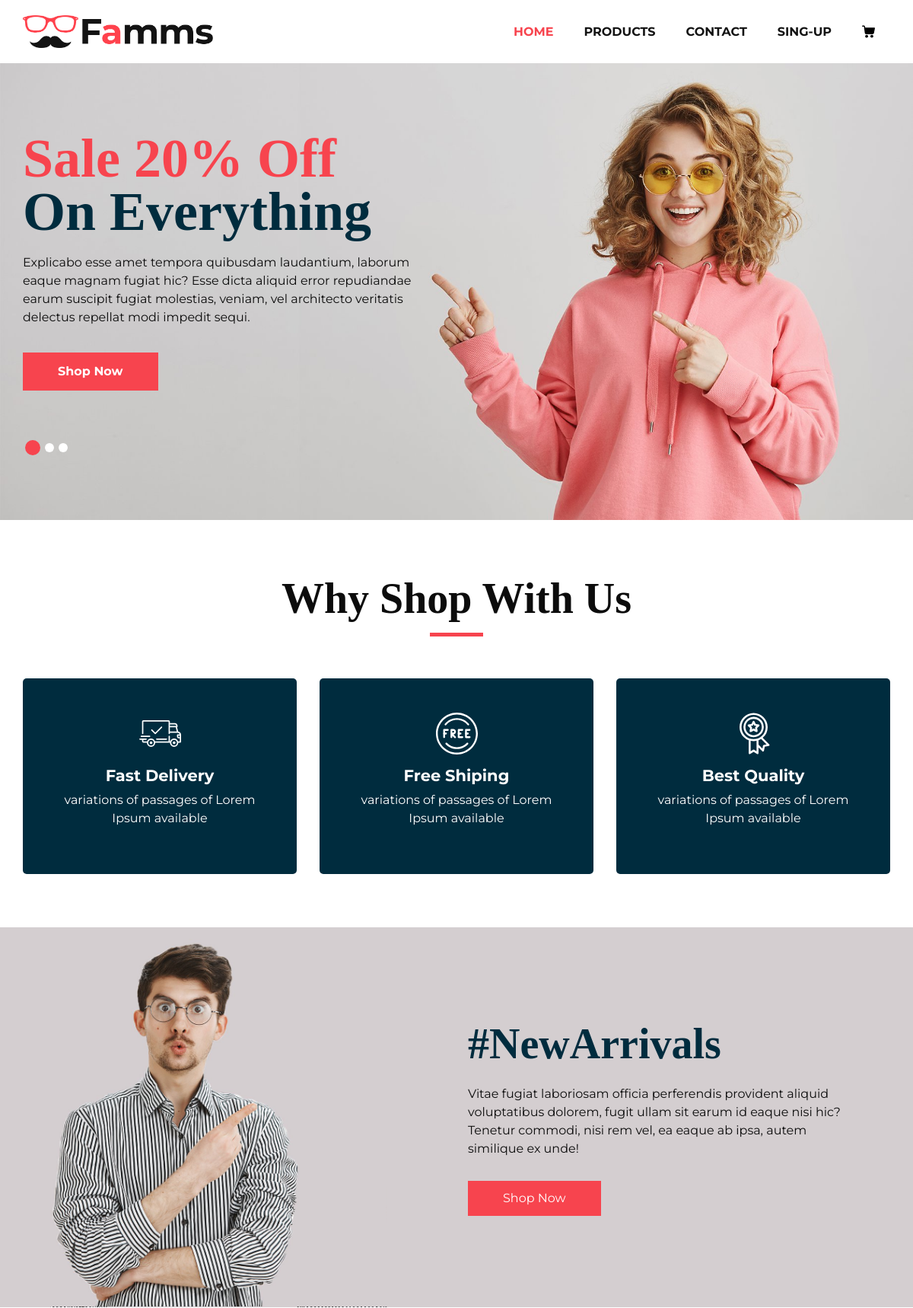
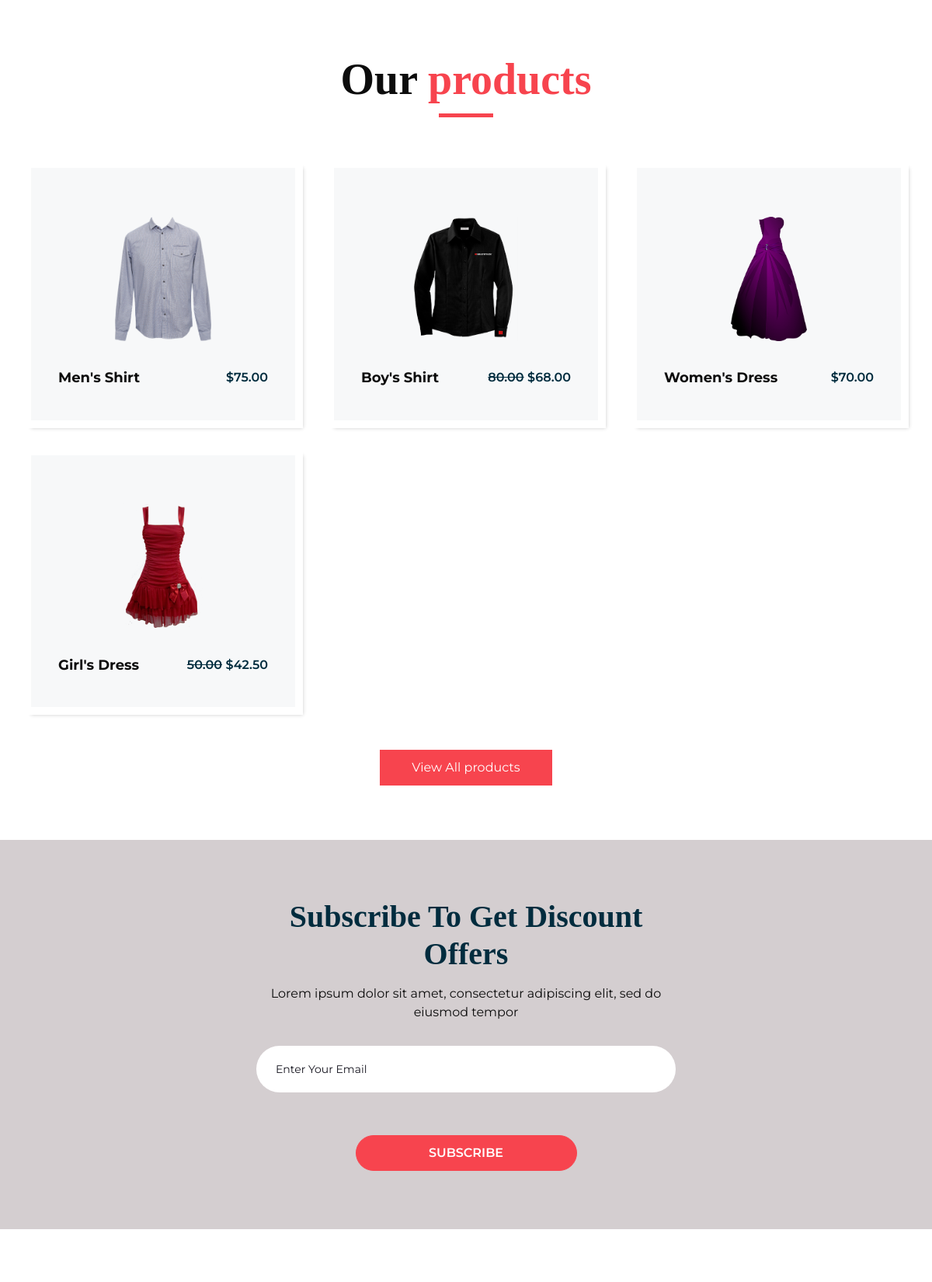
The page / (upper part) on the database its author committed (2 pictures, top to bottom).
### products/models.py (models this page shows, shortened)
class Product(models.Model):
    name = models.CharField(max_length=100)
    description = models.TextField(null=True, blank=True)
    image = models.ImageField(upload_to="product_images")
    price = models.DecimalField(max_digits=6, decimal_places=2)
    quantity = models.PositiveIntegerField(default=0)
    category = models.ForeignKey(to=ProductCategory, on_delete=models.PROTECT)
    def discount(self):
        try:
            return Discount.objects.get(product=self)
        except Exception:
            return None
    def actual_price(self):
        if self.discount():
            return self.price - ((self.discount().value * self.price) / 100)
        else:
            return self.price

class Discount(models.Model):
    product = models.ForeignKey(to=Product, on_delete=models.CASCADE)
    description = models.TextField(null=True, blank=True)
    value = models.IntegerField()
    active = models.BooleanField(default=True)

### index/views.py (the view)
# urls.py: path('', include('index.urls', namespace='index')),
def index(request):
    context = {
        'title': "Famms",
        'products': Product.objects.all()[:8],
        'discounts': Discount.objects.all()[:2]
    }
    return render(request, 'index.html', context)

### index/templates/index.html (shortened to what this page needs)
{% extends "base.html" %}
{% load static %}
{% block content %}
    <section class="slider_section ">
        <div class="slider_bg_box">
            <img src="{% static 'images/slider-bg.jpg' %}" alt="">
        </div>
        <div id="customCarousel1" class="carousel slide" data-ride="carousel">
            <div class="carousel-inner" style="height: 350px">
                <div class="carousel-item active">
                    <div class="container ">
                        <div class="row">
                            <div class="col-md-7 col-lg-6 ">
                                <div class="detail-box">
                                    <h1>
                                    <span>
                                    Sale 20% Off
                                    </span>
                                        <br>
                                        On Everything
                                    </h1>
                                    <p>
                                        Explicabo esse amet tempora quibusdam laudantium, laborum eaque magnam fugiat
                                        hic? Esse dicta aliquid error repudiandae earum suscipit fugiat molestias,
                                        veniam, vel architecto veritatis delectus repellat modi impedit sequi.
                                    </p>
                                    <div class="btn-box">
                                        <a href="" class="btn1">
                                            Shop Now
                                        </a>
                                    </div>
                                </div>
                            </div>
                        </div>
                    </div>
                </div>
            </div>
            <div class="container">
                <ol class="carousel-indicators">
                    <li data-target="#customCarousel1" data-slide-to="0" class="active"></li>
                    <li data-target="#customCarousel1" data-slide-to="1"></li>
                    <li data-target="#customCarousel1" data-slide-to="2"></li>
                </ol>
            </div>
        </div>
    </section>
    <section class="why_section layout_padding">
        <div class="container">
            <div class="heading_container heading_center">
                <h2>
                    Why Shop With Us
                </h2>
            </div>
            <div class="row">
                <div class="col-md-4">
                    <div class="box ">
                        <div class="img-box">
                        </div>
                        <div class="detail-box">
                            <h5>
                                Fast Delivery
                            </h5>
                            <p>
                                variations of passages of Lorem Ipsum available
                            </p>
                        </div>
                    </div>
                </div>
                <div class="col-md-4">
                    <div class="box ">
                        <div class="img-box">
                        </div>
                        <div class="detail-box">
                            <h5>
                                Free Shiping
                            </h5>
                            <p>
                                variations of passages of Lorem Ipsum available
                            </p>
                        </div>
                    </div>
                </div>
                <div class="col-md-4">
                    <div class="box ">
                        <div class="img-box">
                        </div>
                        <div class="detail-box">
                            <h5>
                                Best Quality
                            </h5>
                            <p>
                                variations of passages of Lorem Ipsum available
                            </p>
                        </div>
                    </div>
                </div>
            </div>
        </div>
    </section>
    <section class="arrival_section">
        <div class="container">
            <div class="box">
                <div class="arrival_bg_box">
                    <img src="{% static 'images/arrival-bg.png' %}" alt="">
                </div>
                <div class="row">
                    <div class="col-md-6 ml-auto">
                        <div class="heading_container remove_line_bt">
                            <h2>
                                #NewArrivals
                            </h2>
                        </div>
                        <p style="margin-top: 20px;margin-bottom: 30px;">
                            Vitae fugiat laboriosam officia perferendis provident aliquid voluptatibus dolorem, fugit
                            ullam sit earum id eaque nisi hic? Tenetur commodi, nisi rem vel, ea eaque ab ipsa, autem
                            similique ex unde!
                        </p>
                        <a href="">
                            Shop Now
                        </a>
                    </div>
                </div>
            </div>
        </div>
    </section>
    <section class="product_section layout_padding">
        <div class="container">
            <div class="heading_container heading_center">
                <h2>
                    Our <span>products</span>
                </h2>
            </div>
            <div class="row">
                {% for product in products %}
                    {% if product.quantity != 0 %}
                        <div class="col-sm-6 col-md-4 col-lg-4">
                            <div class="box">
                                <div class="img-box">
                                    <img src="{{ product.image.url }}" alt="">
                                </div>
                                <div class="detail-box">
                                    <h5>
                                        {{ product.name }}
                                    </h5>
                                    <h6>
                                        {% if product.discount %}
                                            <s>{{ product.price }}</s>
                                        {% endif %}
                                        ${{ product.actual_price }}
                                    </h6>
                                </div>
                            </div>
                        </div>
                    {% endif %}
                {% endfor %}
            </div>
            <div class="btn-box">
                <a href="{% url 'products:index' %}">
                    View All products
                </a>
            </div>
        </div>
    </section>
    <section class="subscribe_section">
        <div class="container-fuild">
            <div class="box">
                <div class="row">
                    <div class="col-md-6 offset-md-3">
                        <div class="subscribe_form ">
                            <div class="heading_container heading_center">
                                <h3>Subscribe To Get Discount Offers</h3>
                            </div>
                            <p>Lorem ipsum dolor sit amet, consectetur adipiscing elit, sed do eiusmod tempor</p>
                            <form action="">
                                <input type="email" placeholder="Enter your email">
                                <button>
                                    subscribe
                                </button>
                            </form>
                        </div>
                    </div>
                </div>
            </div>
        </div>
    </section>
    <section class="client_section layout_padding">
    </section>
{% endblock %}

### static/css/responsive.css (style rules this page uses)
@media (min-width: 1200px) { .container { max-width: 1170px; } }

### rows shown on the page
Product: image (picture), name "Men's Shirt", actual_price "75.00"
Product: image (picture), name "Boy's Shirt", price "80.00", actual_price "68.00"
Product: image (picture), name "Women's Dress", actual_price "70.00"
Product: image (picture), name "Girl's Dress", price "50.00", actual_price "42.50"
